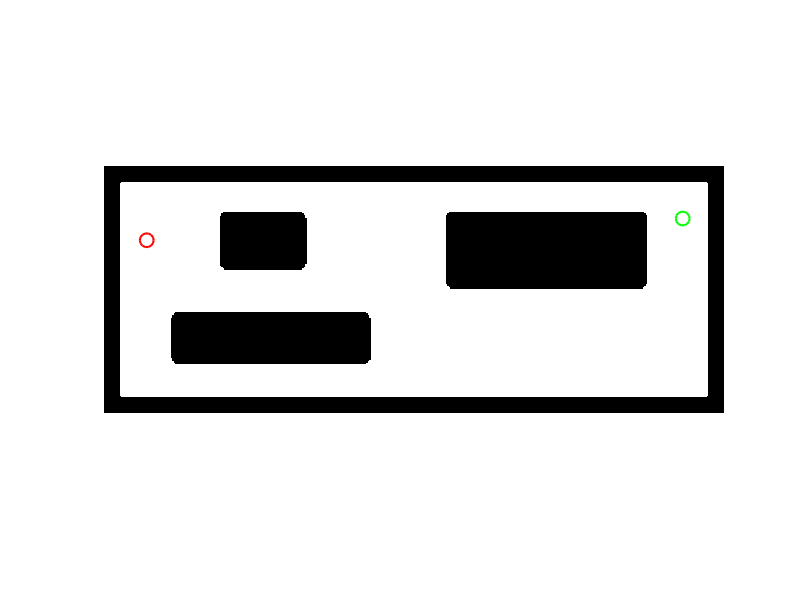

Write the MATLAB code that produced this figure. (Note: this script raises an error after producing the figure.)
clear; clc; close all;

global length_step radius_curve points counter occupancy_matrix map sample_points connections curve_points legend goal_reached
% Load map from a .mat file
load ("image_map.mat")
map_b = image_map;
map = double (map_b);

length_step = 9;            % Length of the step forward
radius_curve = 9;           % Bending radius for left and right curves
legend = 1;
curve_points = struct('start_node', [], 'end_node', [], 'points', {});
sample_points = [];
connections = [];
goal_reached = false;

% Define Cartesian coordinates for start and goal
% Changed from [row, col] to [col, row] to match Cartesian [x, y]
Qs = [30 120];  % [x, y]
Qg = [400 135]; % [x, y]

% Vector for points
points = zeros(5000, 2);  % Preallocato a un valore ragionevole
points(1, :) = Qs;

% Occupancy matrix - Cartesian coordinates [x, y] -> matrix indices [y, x]
occupancy_matrix = zeros(size(map));
occupancy_matrix(Qs(2), Qs(1)) = 1;  % Changed to (y, x) for matrix indexing         
occupancy_matrix(map == 0) = 1;       

% Point counter
counter = 1;

% Queue for points to explore
queue = [Qs, 0];                         % [x, y, angle]

figure;
imshow(map);  % Display the map with correct orientation
hold on;
set(gca, 'YDir', 'normal');  % FIX: Set Y-axis direction to be upward-increasing (Cartesian)
plot(Qs(1), Qs(2), 'ro', 'MarkerSize', 10, 'LineWidth', 1.5);                    
plot(Qg(1), Qg(2), 'go', 'MarkerSize', 10, 'LineWidth', 1.5);                    

% Exploration loop - explore paths from start
while ~isempty(queue)
   current_point = queue(1, 1:2);
   current_angle = queue(1, 3);
   queue(1, :) = [];                   

   % Calculate new points and add them to the queue if not visited
   new_points = calculate_points(current_point, current_angle);
   queue = [queue; new_points];
end

% After full exploration, check if any point is within range of the goal
close_points = [];
for i = 1:size(sample_points, 1)
    if norm(sample_points(i,:) - Qg) < length_step
        close_points = [close_points; i, norm(sample_points(i,:) - Qg)];
    end
end

% Connect the goal to accessible points
if ~isempty(close_points)
    for i = 1:size(close_points, 1)
        idx = close_points(i, 1);
        sample_points = [sample_points; Qg];
        connections = [connections; sample_points(idx,:), Qg];
    end
    goal_reached = true;
else
    disp('Goal not reachable with current parameters.');
end

title('Primitive Reed-Sheep Curves Iterative');
xlabel('X');
ylabel('Y');
axis equal;
grid on;

sample_points = [Qs; sample_points];
adjacency_matrix = create_adjacency_matrix(sample_points, connections);

shortest_path = dijkstra(adjacency_matrix, sample_points, Qs, Qg);

collected_points = plot_path(shortest_path, sample_points, 'm');

[xd, yd, thetad, phid, q0] = des_trajectory(collected_points);

function new_points = calculate_points(current_point, current_angle)
   global length_step radius_curve points counter occupancy_matrix sample_points connections curve_points legend Qg

   new_points = [];
   
   % Forward point
   point_forward = round(current_point + length_step * [cos(current_angle), sin(current_angle)]);
   if is_within_bounds(point_forward) && ~is_point_visited(point_forward)
       if ~is_collision_forward(current_point, point_forward)
           add_point(current_point, point_forward, current_angle, []);
           new_points = [new_points; point_forward, current_angle];
       end
   end

   % Right turn
   center_right = current_point + radius_curve * [cos(current_angle - pi/2), sin(current_angle - pi/2)];
   theta_right = linspace(current_angle + pi/2, current_angle, 1001);
   x_right = center_right(1) + radius_curve * cos(theta_right);
   y_right = center_right(2) + radius_curve * sin(theta_right);
   end_point_right = round([x_right(end), y_right(end)]);
   
   if is_within_bounds(end_point_right) && ~is_point_visited(end_point_right)
       if ~is_collision_curve(x_right, y_right)
           add_point(current_point, end_point_right, current_angle - pi/2, [x_right', y_right']);
           new_points = [new_points; end_point_right, current_angle - pi/2];
       end
   end

   % Left turn
   center_left = current_point + radius_curve * [cos(current_angle + pi/2), sin(current_angle + pi/2)];
   theta_left = linspace(current_angle - pi/2, current_angle, 1001);
   x_left = center_left(1) + radius_curve * cos(theta_left);
   y_left = center_left(2) + radius_curve * sin(theta_left);
   end_point_left = round([x_left(end), y_left(end)]);
   
   if is_within_bounds(end_point_left) && ~is_point_visited(end_point_left)
       if ~is_collision_curve(x_left, y_left)
           add_point(current_point, end_point_left, current_angle + pi/2, [x_left', y_left']);
           new_points = [new_points; end_point_left, current_angle + pi/2];
       end
   end
end

function add_point(current_point, end_point, angle, curve_data)
   global points counter occupancy_matrix sample_points connections curve_points legend
   
   counter = counter + 1;
   points(counter, :) = end_point;
   sample_points = [sample_points; end_point];
   
   if isempty(curve_data)
       x_points = round(linspace(current_point(1), end_point(1), 300));
       y_points = round(linspace(current_point(2), end_point(2), 300));
       % Store in occupancy matrix with correct indexing (y, x)
       for i = 1:length(x_points)
           if is_within_bounds([x_points(i), y_points(i)])
               occupancy_matrix(y_points(i), x_points(i)) = 1;
           end
       end
       plot([current_point(1), end_point(1)], [current_point(2), end_point(2)], 'k-', 'LineWidth', 0.5, 'HandleVisibility','off');
   else
       % Store curve points in occupancy matrix with correct indexing
       for i = 1:size(curve_data, 1)
           x = round(curve_data(i,1));
           y = round(curve_data(i,2));
           if is_within_bounds([x, y])
               occupancy_matrix(y, x) = 1;
           end
       end
       plot(curve_data(:,1), curve_data(:,2), 'k-', 'LineWidth', 0.5, 'HandleVisibility','off');
       curve_points(end+1).start_node = current_point;
       curve_points(end).end_node = end_point;
       curve_points(end).points = curve_data;
   end
   
   connections = [connections; current_point, end_point];
   plot(end_point(1), end_point(2), 'b.', 'MarkerSize', 10, 'HandleVisibility','off');
   
   if legend == 1
       plot(end_point(1), end_point(2), 'b.', 'MarkerSize', 10, 'DisplayName', 'Nodes');
       legend = 0;
   end
end

function visited = is_point_visited(point)
   global occupancy_matrix
   % Check with correct indexing (y, x) for matrix
   visited = occupancy_matrix(point(2), point(1)) == 1;
end

function within_bounds = is_within_bounds(point)
   global occupancy_matrix
   % Check if point is within map bounds, with correct x,y order
   within_bounds = point(1) > 0 && point(2) > 0 && ...
                  point(1) <= size(occupancy_matrix, 2) && ... % width = columns = x
                  point(2) <= size(occupancy_matrix, 1);       % height = rows = y
end

function collision_forward = is_collision_forward(current_point, end_point_forward)
   global map
   collision_forward = false;
   x_points = round(linspace(current_point(1), end_point_forward(1), 300));
   y_points = round(linspace(current_point(2), end_point_forward(2), 300));
   for i = 2:(length(x_points)-1)
       % Check map with correct indexing (y, x)
       if x_points(i) > 0 && y_points(i) > 0 && ...
          x_points(i) <= size(map, 2) && y_points(i) <= size(map, 1) && ...
          map(y_points(i), x_points(i)) == 0
           collision_forward = true;
           break
       end
   end
end

function collision_curve = is_collision_curve(x, y)
   global map
   collision_curve = false;
   for i = 2:(length(x)-1)
       rx = round(x(i));
       ry = round(y(i));
       % Check map with correct indexing (y, x)
       if rx > 0 && ry > 0 && ...
          rx <= size(map, 2) && ry <= size(map, 1) && ...
          map(ry, rx) == 0
           collision_curve = true;
           break
       end
   end
end

function adjacency_matrix = create_adjacency_matrix(nodes, connections)
   num_nodes = size(nodes, 1);
   adjacency_matrix = inf(num_nodes, num_nodes); % Make sure it's square
   
   % Set diagonal to 0 (distance to self)
   for i = 1:num_nodes
       adjacency_matrix(i, i) = 0;
   end

   for i = 1:size(connections, 1)
       point_1 = connections(i, 1:2);
       point_2 = connections(i, 3:4);
       
       idx_1 = find(ismember(nodes, point_1, 'rows'), 1); % Use 1 to get just first match
       idx_2 = find(ismember(nodes, point_2, 'rows'), 1); % Use 1 to get just first match
       
       if ~isempty(idx_1) && ~isempty(idx_2)
           dist = norm(point_1 - point_2);
           adjacency_matrix(idx_1, idx_2) = dist;
           adjacency_matrix(idx_2, idx_1) = dist; % Ensure symmetry
       end
   end
end

function path = dijkstra(adjacency_matrix, sample_points, Qs, Qg)
   % Find indices of start and goal points
   start_idx = find(ismember(sample_points, Qs, 'rows'));
   goal_idx = find(ismember(sample_points, Qg, 'rows'));
   
   if isempty(goal_idx)
       error('Goal point not found in sample points.');
   end
   
   % Ensure indices are scalar
   if length(start_idx) > 1
       start_idx = start_idx(1);
   end
   
   if length(goal_idx) > 1
       goal_idx = goal_idx(1);
   end
   
   n = size(adjacency_matrix, 1); % Number of nodes
   
   % Initialize
   dist = inf(n, 1);         % Distance from start node
   dist(start_idx) = 0;
   visited = false(n, 1);    % Track visited nodes
   previous = zeros(n, 1);   % Previous node in optimal path
   
   % Main loop
   while true
       % Find unvisited node with minimum distance
       unvisited_distances = dist;
       unvisited_distances(visited) = inf;
       [min_dist, current] = min(unvisited_distances);
       
       % Check if we're done - ensure scalar comparison
       if isscalar(min_dist) && isscalar(current) && isscalar(goal_idx)
           if isinf(min_dist) || current == goal_idx
               break; % Done if we reach goal or no path exists
           end
       else
           % Handle non-scalar case
           if any(isinf(min_dist)) || any(current == goal_idx)
               break;
           end
       end
       
       % Mark as visited
       visited(current) = true;
       
       % Check all neighbors
       for neighbor = 1:n
           if ~visited(neighbor) && ~isinf(adjacency_matrix(current, neighbor))
               alt_dist = dist(current) + adjacency_matrix(current, neighbor);
               if alt_dist < dist(neighbor)
                   dist(neighbor) = alt_dist;
                   previous(neighbor) = current;
               end
           end
       end
   end
   
   % Extract path (if exists)
   if isinf(dist(goal_idx))
       path = []; % No path found
       disp('No path found to goal');
   else
       % Reconstruct path
       path = goal_idx;
       while previous(path(1)) ~= 0
           path = [previous(path(1)), path];
       end
   end
end

function collected_points = plot_path(path, nodes, color)
    global curve_points;
    path_nodes = nodes(path,:);
    
    % Collect all points in the path
    raw_points = [];
    for i = 1:length(path)-1
        start_node = path(i);
        end_node = path(i+1);
        
        % Check if there is a curve between these nodes
        curve_index = find_curve_index(nodes(start_node,:), nodes(end_node,:));
        if ~isempty(curve_index)
            curve = curve_points(curve_index).points;
            if isempty(raw_points)
                raw_points = curve;
            else
                raw_points = [raw_points; curve(2:end, :)];
            end
        else
            % Simple straight line
            points = [nodes(start_node,:); nodes(end_node,:)];
            if isempty(raw_points)
                raw_points = points;
            else
                raw_points = [raw_points; points(2:end, :)];
            end
        end
    end
    
    % Apply smoothing with spline
    % First, get cumulative distance along the path for parameterization
    n_points = size(raw_points, 1);
    cum_dist = zeros(n_points, 1);
    for i = 2:n_points
        cum_dist(i) = cum_dist(i-1) + norm(raw_points(i,:) - raw_points(i-1,:));
    end
    
    % Normalize parameter to [0,1]
    t = cum_dist / cum_dist(end);
    
    % Create a finer parameter vector for smoother curve
    t_fine = linspace(0, 1, 3000);
    
    % Use cubic spline interpolation for smoothing
    x_spline = spline(t, raw_points(:,1), t_fine);
    y_spline = spline(t, raw_points(:,2), t_fine);
    
    % Combine into smooth path
    smooth_path = [x_spline', y_spline'];
    
    % Plot the original path points for reference
    plot(raw_points(:,1), raw_points(:,2), 'b.', 'MarkerSize', 5, 'HandleVisibility','off');
    
    % Plot the smoothed path
    plot(smooth_path(:,1), smooth_path(:,2), 'Color', color, 'LineWidth', 2, 'DisplayName', 'Smoothed path');
    
    % Highlight start and end points
    plot(raw_points(1,1), raw_points(1,2), 'ro', 'MarkerSize', 10, 'LineWidth', 1.5, 'DisplayName', 'Start point');
    plot(raw_points(end,1), raw_points(end,2), 'go', 'MarkerSize', 10, 'LineWidth', 1.5, 'DisplayName', 'Goal point');
    
    % Show legend senza data1 e data2
    leg = legend('Nodes', 'Smoothed path', 'Start point', 'Goal point');
    set(leg, 'Interpreter','latex', 'fontsize', 9,'Location', 'best');
    
    % Return the smoothed path
    collected_points = smooth_path;
end

function index = find_curve_index(start_node, end_node)
    global curve_points;
    index = [];
    for i = 1:length(curve_points)
        curve = curve_points(i);
        if (isequal(curve.start_node, start_node) && isequal(curve.end_node, end_node)) || ...
           (isequal(curve.start_node, end_node) && isequal(curve.end_node, start_node))
            index = i;
            break;
        end
    end
end

function [xd, yd, thetad, phid, q0] = des_trajectory(collected_points)
    global map

    num_rows_map = size(map,1);  
    l = 0.6;                     % Wheelbase length
    tf = 600;                    % Final time in seconds
    v_max = 3;                   % Maximum linear velocity
    omega_max = 0.43;            % Maximum angular velocity
    eps = 1e-6;                  % Small value to prevent division by zero

    % Extract x and y coordinates from collected_points directly
    % No coordinate transform needed since we're using proper Cartesian coordinates
    x = collected_points(:, 1);
    y = collected_points(:, 2);

    % Define time vector
    t = linspace(0, tf, length(x));         % Normalize time from 0 to tf

    % Fit a 7-th order polynomial to the arc length s as a function of t
    % Polyfit to fit a 7-th order polynomial to a set of sample s values
    s_sample = linspace(0, 1, length(t));   % Sample s values
    [p,~,mu] = polyfit(t, s_sample, 7);     % Fit polynomial with mu for centring and scaling

    % Generate a finer time grid for interpolation
    T = linspace(0, tf, 10000);             % Increased number of points for interpolation

    % Compute interpolated s values using the 7-th order polynomial
    s_t = polyval(p, T, [], mu);

    % Interpolate x and y values using spline interpolation based on s_t with smoothing
    x_t = smooth(interp1(s_sample, x, s_t, 'spline'), 100);
    y_t = smooth(interp1(s_sample, y, s_t, 'spline'), 100);

    % Compute derivatives using gradient with smoothing
    dt = mean(diff(T));
    x_dot = smooth(gradient(x_t, dt), 50);
    y_dot = smooth(gradient(y_t, dt), 50);
    x_ddot = smooth(gradient(x_dot, dt), 50);
    y_ddot = smooth(gradient(y_dot, dt), 50);
    x_dddot = smooth(gradient(x_ddot, dt), 50);
    y_dddot = smooth(gradient(y_ddot, dt), 50);

    % Compute theta and linear velocity
    theta = atan2(y_dot, x_dot);
    v = sqrt(x_dot.^2 + y_dot.^2);
    
    % Ensure minimum velocity to prevent divisions by very small numbers
    v = max(v, eps);
    
    % Compute curvature and steering angle
    curvature = (y_ddot .* x_dot - x_ddot .* y_dot) ./ (v.^3 + eps);
    phi = atan(l * curvature);
    
    % Limit steering angle
    phi = min(max(phi, -pi/4), pi/4);
    
    % Compute angular velocity with safeguards
    omega = zeros(size(T));
    for i = 1:length(T)
        if v(i) > eps
            num = (y_dddot(i) * x_dot(i) - x_dddot(i) * y_dot(i)) * v(i)^2 - ...
                  3 * (y_ddot(i) * x_dot(i) - x_ddot(i) * y_dot(i)) * ...
                  (x_dot(i) * x_ddot(i) + y_dot(i) * y_ddot(i));
            den = v(i)^6 + l^2 * (y_ddot(i) * x_dot(i) - x_ddot(i) * y_dot(i))^2;
            
            if abs(den) > eps
                omega(i) = l * v(i) * num / den;
                % Limit angular velocity
                omega(i) = min(max(omega(i), -omega_max), omega_max);
            end
        end
    end
    
    % Apply additional smoothing to omega
    omega = smooth(omega, 200);
    
    % Final limiting of velocities
    v = min(max(v, -v_max), v_max);
    omega = min(max(omega, -omega_max), omega_max);

    % Check velocity bounds
    fprintf('Velocity bounds check:\n');
    fprintf('Max linear velocity: %.2f m/s (limit: %.2f)\n', max(abs(v)), v_max);
    fprintf('Max angular velocity: %.2f rad/s (limit: %.2f)\n', max(abs(omega)), omega_max);

    % Create timeseries objects
    xd = timeseries(x_t, T);
    yd = timeseries(y_t, T);
    thetad = timeseries(theta, T);
    phid = timeseries(phi, T);

    % Initial conditions
    xd0 = x_t(1);
    yd0 = y_t(1);
    thetad0 = theta(1);
    phid0 = phi(1);
    q0 = [xd0, yd0, thetad0, phid0]';

    % Visualization of the generated trajectory - exactly 3 figures as requested
    % Figure 1: Trajectory plot
    figure('Name', 'Trajectory');
    plot(x, y, 'o', 'MarkerSize', 5, 'DisplayName', 'Path points');
    hold on;
    set(gca, 'YDir', 'normal');  % Set Y-axis direction to be upward-increasing (Cartesian)
    plot(x_t, y_t, 'm-', 'LineWidth', 3, 'DisplayName', 'Generated Trajectory');
    plot(x(1), y(1), 'ro', 'MarkerSize', 10, 'LineWidth', 1.5, 'DisplayName', 'Start point');
    plot(x(end), y(end), 'go', 'MarkerSize', 10, 'LineWidth', 1.5, 'DisplayName', 'Goal point');
    title('Trajectory', 'FontSize', 12);
    xlabel('x [m]', 'FontSize', 10);
    ylabel('y [m]', 'FontSize', 10);
    legend('Path points', 'Generated Trajectory', 'Start point', 'Goal point', 'Location', 'best');
    grid on;
    
    % Figure 2: Heading and Angular Velocity
    figure('Name', 'Velocities');
    subplot(2,1,1);
    plot(T, v, 'LineWidth', 2, 'Color', 'b');
    hold on;
    yline(v_max, 'r--', 'LineWidth', 1.5);
    yline(-v_max, 'r--', 'LineWidth', 1.5);
    title('Linear Velocity', 'FontSize', 12);
    xlabel('t [s]', 'FontSize', 10);
    ylabel('v [m/s]', 'FontSize', 10);
    xlim([0 tf]);
    ylim([-3 3]);
    grid on;
    
    subplot(2,1,2);
    plot(T, omega, 'LineWidth', 2, 'Color', 'b');
    hold on;
    yline(omega_max, 'r--', 'LineWidth', 1.5);
    yline(-omega_max, 'r--', 'LineWidth', 1.5);
    title('Angular Velocity', 'FontSize', 12);
    xlabel('t [s]', 'FontSize', 10);
    ylabel('\omega [rad/s]', 'FontSize', 10);
    xlim([0 tf]);
    ylim([-0.5 0.5]);
    grid on;

    % Figure 3: Evolution of states
    figure('Name', 'State Evolution');
    subplot(4,1,1);
    plot(T, x_t, 'b', 'LineWidth', 2);
    title('Evolution of x_d(t)', 'FontSize', 12);
    ylabel('x_d [m]', 'FontSize', 10);
    xlim([0 tf]);
    grid on;

    subplot(4,1,2);
    plot(T, y_t, 'r', 'LineWidth', 2);
    title('Evolution of y_d(t)', 'FontSize', 12);
    ylabel('y_d [m]', 'FontSize', 10);
    xlim([0 tf]);
    grid on;

    subplot(4,1,3);
    plot(T, theta, 'g', 'LineWidth', 2);
    title('Evolution of \theta_d(t)', 'FontSize', 12);
    ylabel('\theta_d [rad]', 'FontSize', 10);
    xlim([0 tf]);
    grid on;

    subplot(4,1,4);
    plot(T, phi, 'k', 'LineWidth', 2);
    title('Evolution of \phi_d(t)', 'FontSize', 12);
    xlabel('t [s]', 'FontSize', 10);
    ylabel('\phi_d [rad]', 'FontSize', 10);
    xlim([0 tf]);
    grid on;
end